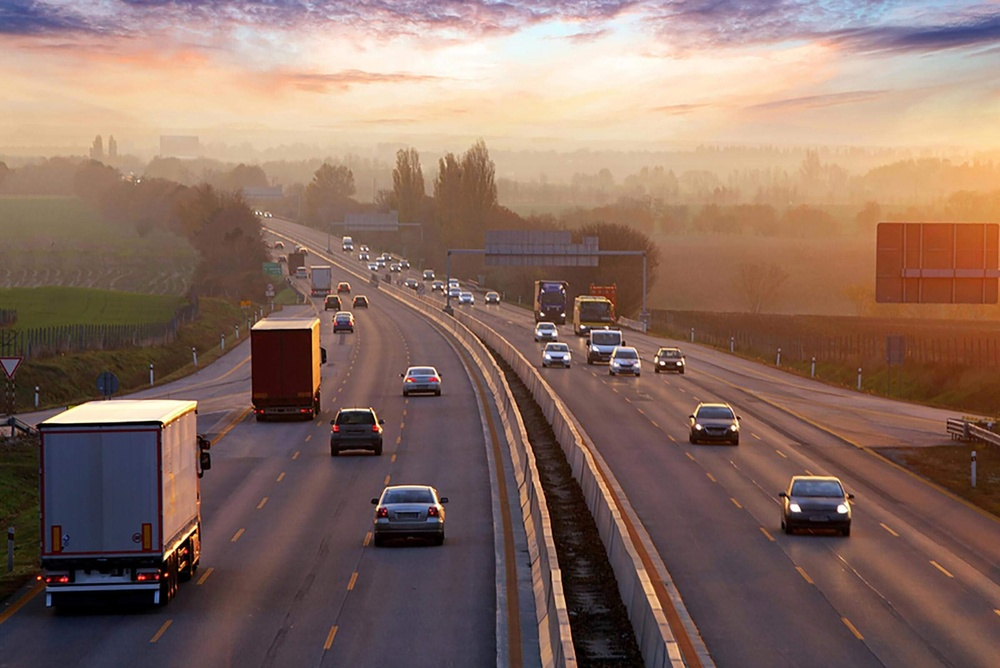
#> input picture road.jpeg, 1000 x 668 px, shrunk from 2400 x 1603 before the run
$ python image_segmentation_morphological.py
#> lines starting #> are read from the running program, lines starting #| are printed output that depends on the picture; after the words box and inside, x2 and y2 are one past the last pixel; in counts of white or black regions, pixels touching at a corner belong together
# Python program to transform an image using
# threshold.
import numpy as np
import cv2
from matplotlib import pyplot as plt

# Image operation using thresholding
img = cv2.imread('road.jpeg')
#> img is the input picture: shape (668, 1000, 3); mean B, G, R 98.4, 109.4, 136.3

gray = cv2.cvtColor(img, cv2.COLOR_BGR2GRAY)
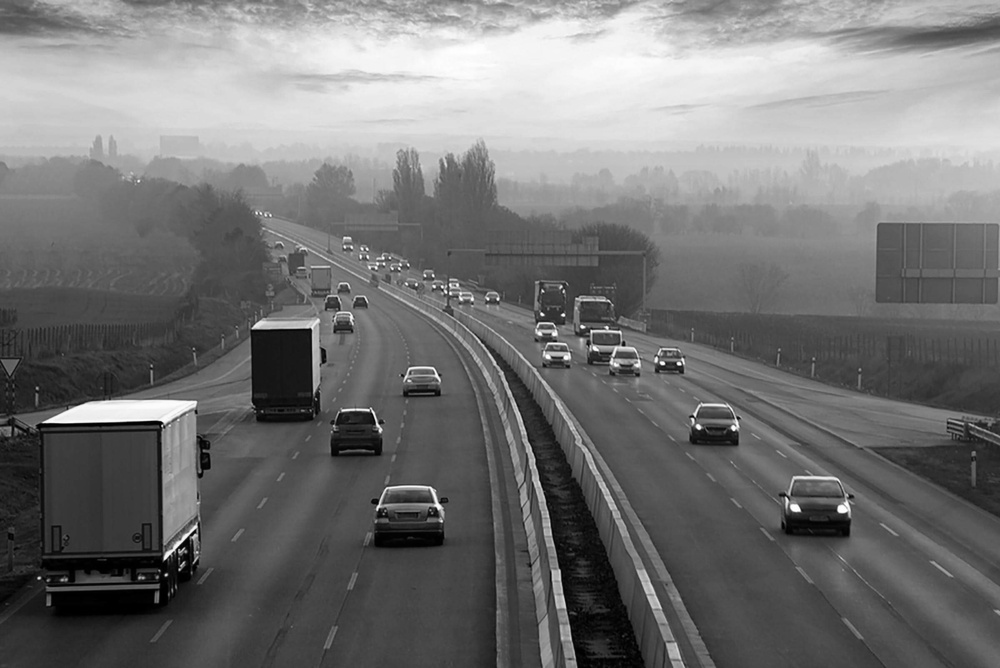
#> gray: shape (668, 1000); min 0, max 255, mean 116.2

ret, thresh = cv2.threshold(gray, 0, 255,
							cv2.THRESH_BINARY_INV +
							cv2.THRESH_OTSU)
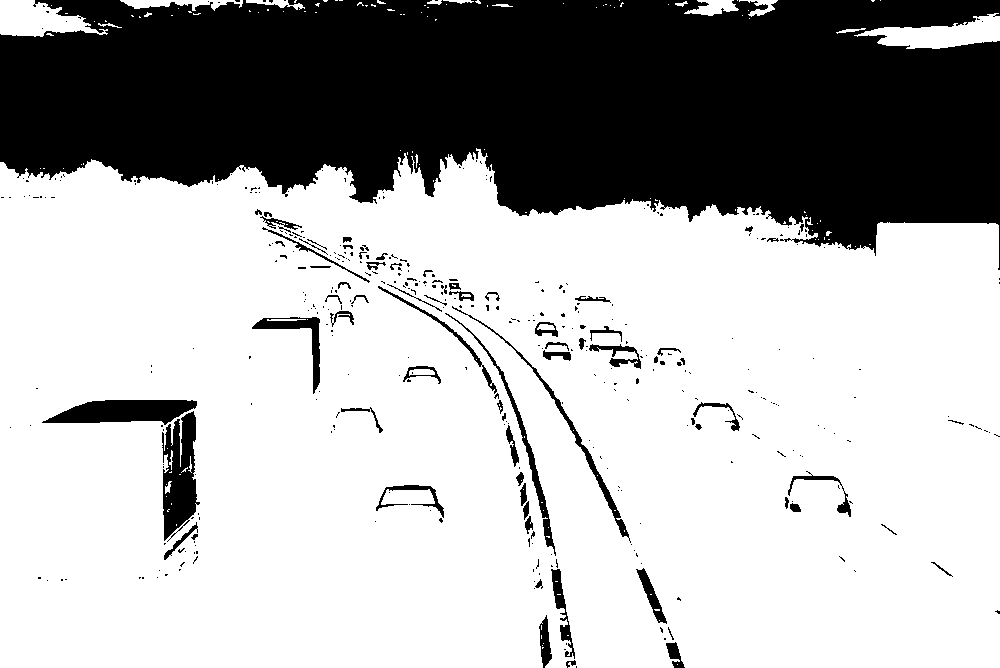
#> thresh: shape (668, 1000); 68.9% white; 398 black regions (325 under 20 px), largest, box (x1, y1, x2, y2) and area: (0, 0, 1000, 270) 189597, (162, 411, 200, 542) 3109, (42, 400, 197, 425) 2660
#> ret = 138
cv2.imshow('image', thresh)
cv2.waitKey(0)

$ run again, with image1.jpeg copied over road.jpeg
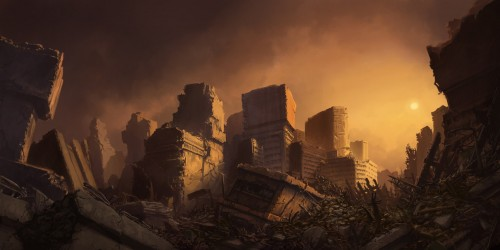
#> input picture image1.jpeg, 500 x 250 px
#> img is the input picture: shape (250, 500, 3); mean B, G, R 34.8, 52.4, 81
#> `gray = cv2.cvtColor(img, cv2.COLOR_BGR2GRAY)`:
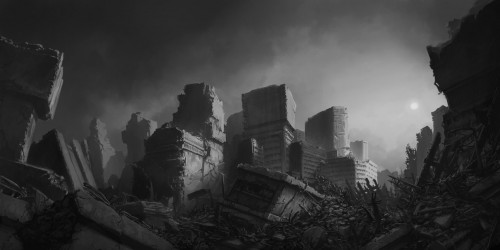
#> gray: shape (250, 500); min 3, max 225, mean 58.9
#> `ret, thresh = cv2.threshold(gray, 0, 255, cv2.THRESH_BINARY_INV + cv2...`:
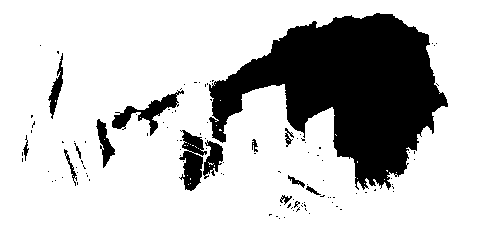
#> thresh: shape (250, 500); 79.5% white; 114 black regions (100 under 20 px), largest, box (x1, y1, x2, y2) and area: (209, 13, 448, 190) 21900, (179, 130, 207, 191) 967, (112, 90, 184, 136) 920
#> ret = 86

$ run again, with chess.png saved as road.jpeg
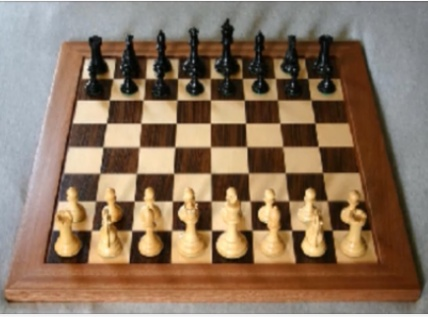
#> input picture chess.png, 428 x 317 px
#> img is the input picture: shape (317, 428, 3); mean B, G, R 95.8, 117.1, 140.2
#> `gray = cv2.cvtColor(img, cv2.COLOR_BGR2GRAY)`:
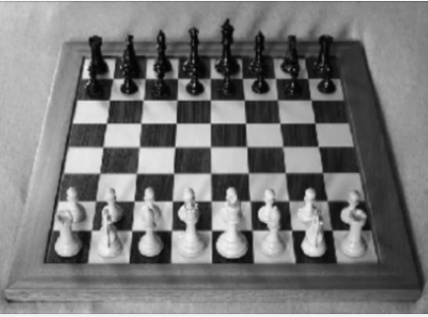
#> gray: shape (317, 428); min 1, max 249, mean 121.6
#> `ret, thresh = cv2.threshold(gray, 0, 255, cv2.THRESH_BINARY_INV + cv2...`:
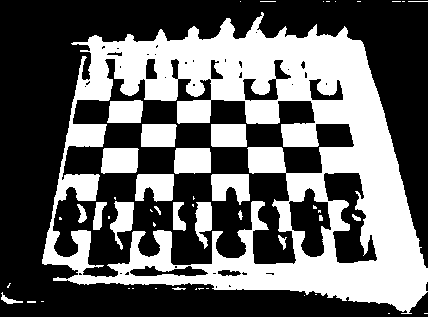
#> thresh: shape (317, 428); 39.6% white; 51 white regions (30 under 20 px), largest, box (x1, y1, x2, y2) and area: (42, 12, 428, 314) 45517, (174, 148, 211, 174) 912, (211, 174, 250, 205) 895
#> ret = 110
